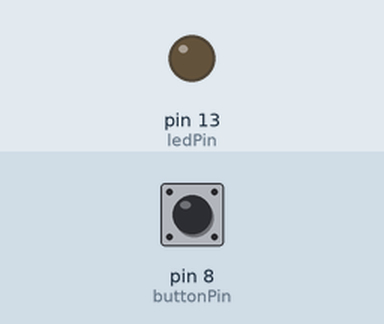
Recording of a sketch running on a simulated Arduino Uno, built with avr-gcc and run on an emulated ATmega328P. On the bench: output pins drawn as LEDs (lit = HIGH). The inputs (shaded band) are chosen by the test bench; at power-on: pin 8 (buttonPin) HIGH.

Above: at 1.2 s.
1.3 s: pin 8 (buttonPin) pulled LOW for 0.15 s
At 1.37 s:
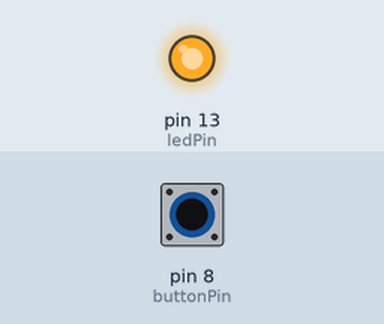
2.9 s: pin 8 (buttonPin) pulled LOW for 3.2 s
At 6.9 s:
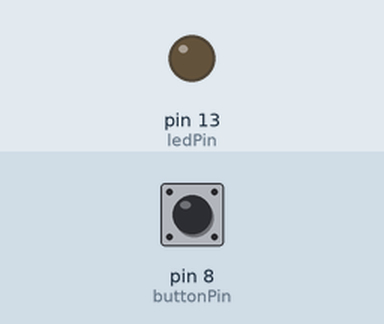
Timing chart, 0 to 8.4 s (numbered marks = the images above; inputs shaded):
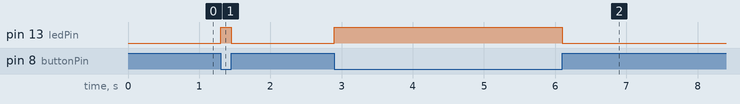

The sketch:

sketch_mar16b.ino
```cpp
int buttonPin = 8;
int ledPin = 13;

void setup() {
  // put your setup code here, to run once:
  pinMode(buttonPin, INPUT_PULLUP);
  pinMode(ledPin, OUTPUT);

}

void loop() {
  // put your main code here, to run repeatedly:
  if(digitalRead(buttonPin) == LOW) { // 버튼이 눌리면
    digitalWrite(ledPin, HIGH);
  } else {  // 버튼이 다시 올라오면
    digitalWrite(ledPin, LOW);
  }

}
```

Measured:
- after the input at 1.3 s, pin 13 (ledPin): LOW → HIGH at once, → LOW 0.15 s later
- after the input at 2.9 s, pin 13 (ledPin): LOW → HIGH at once, → LOW 3.2 s later
